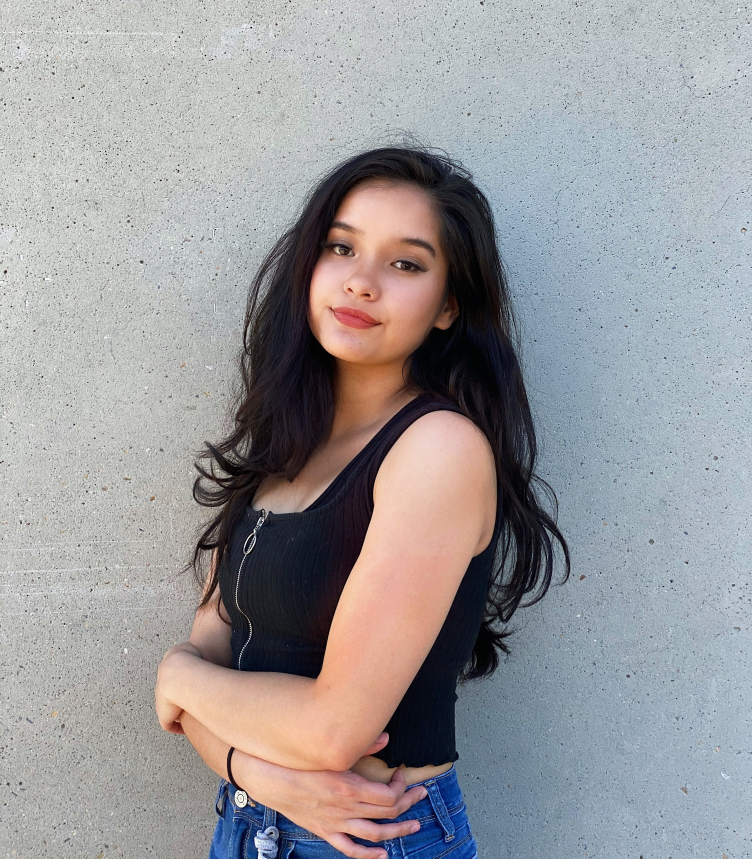
#> input picture mary.jpg, 3007 x 3436 px (shown at 1/4 size)
$ python main.py
#> lines starting #> are read from the running program, lines starting #| are printed output that depends on the picture; after the words box and inside, x2 and y2 are one past the last pixel; in counts of white or black regions, pixels touching at a corner belong together
import numpy as np
import cv2

filename = 'mary.jpg'


def resizeImage(image):
    scale_ratio = 0.3
    width = int(image.shape[1] * scale_ratio)
    height = int(image.shape[0] * scale_ratio)
    new_dimensions = (width, height)
    resized = cv2.resize(image,  new_dimensions, interpolation=cv2.INTER_AREA)

    return resized


def findCountours(image):

    contoured_image = image
    gray = cv2.cvtColor(contoured_image, cv2.COLOR_BGR2GRAY)
    edged = cv2.Canny(gray, 30, 100)
    contours, hierarchy = cv2.findContours(edged,
                                           cv2.RETR_EXTERNAL, cv2.CHAIN_APPROX_NONE)
    cv2.drawContours(contoured_image, contours,
                     contourIdx=-1, color=1, thickness=1)
    # cv2.imshow('Image after countouring', contoured_image)
    cv2.waitKey(0)
    cv2.destroyAllWindows()

    return contoured_image


def ColorQuantization(image, K=4):
    Z = image.reshape((-1, 3))
    Z = np.float32(Z)
    criteria = (cv2.TERM_CRITERIA_EPS +
                cv2.TERM_CRITERIA_MAX_ITER, 10000, 0.0001)
    compactness, label, center = cv2.kmeans(
        Z, K, None, criteria, 1, cv2.KMEANS_RANDOM_CENTERS)
    center = np.uint8(center)
    res = center[label.flatten()]
    res2 = res.reshape((image.shape))

    return res2


if __name__ == "__main__":

    image = cv2.imread(filename)
#> image is the input picture: shape (3436, 3007, 3); mean B, G, R 155.1, 153.1, 154.3
    resized_image = resizeImage(image)
#> in resizeImage, `resized = cv2.resize(image,  new_dimensions, interpolation=cv2.INTER_A..`:
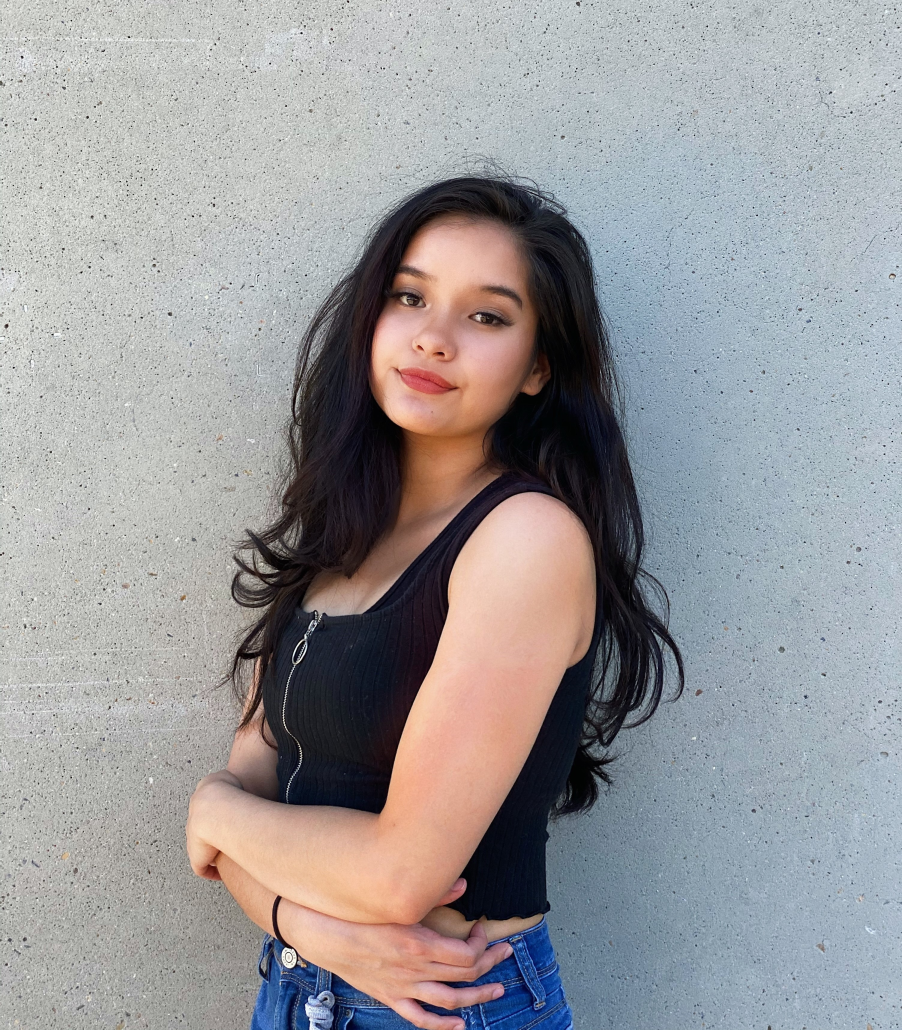
#> resized: shape (1030, 902, 3); mean B, G, R 155.1, 153.1, 154.3
    coloured = ColorQuantization(resized_image)
#> in ColorQuantization, `compactness, label, center = cv2.kmeans( Z, K, None, criteria, 1, cv2...`: compactness = 997642430.3; center = [[119.3, 115.5, 122.6], [170.8, 167, 163.7], [34.18, 24.67, 26.21], [193.7, 196.1, 199]]
#> in ColorQuantization, `center = np.uint8(center)`: center = [[119, 115, 122], [170, 166, 163], [34, 24, 26], [193, 196, 199]]
#> in ColorQuantization, `res2 = res.reshape((image.shape))`:
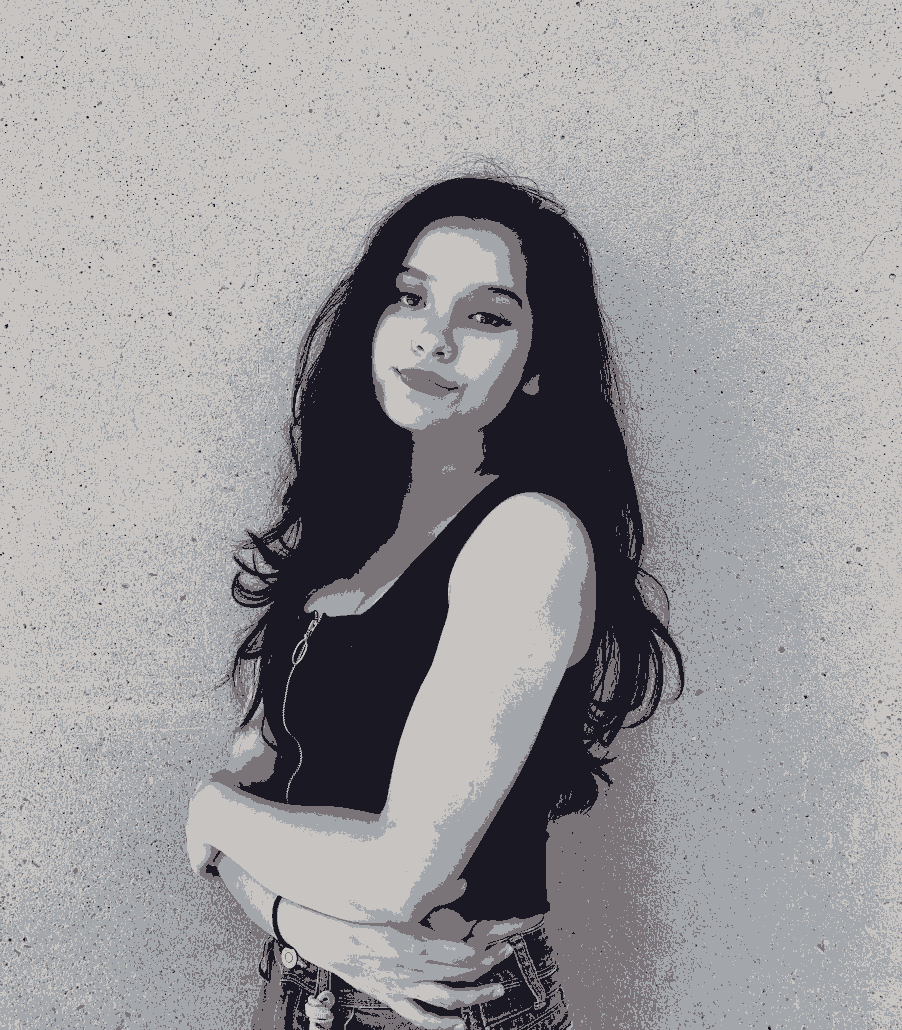
#> res2: shape (1030, 902, 3); mean B, G, R 154.4, 152.6, 154
    contoured = findCountours(coloured)
#> in findCountours, `edged = cv2.Canny(gray, 30, 100)`:
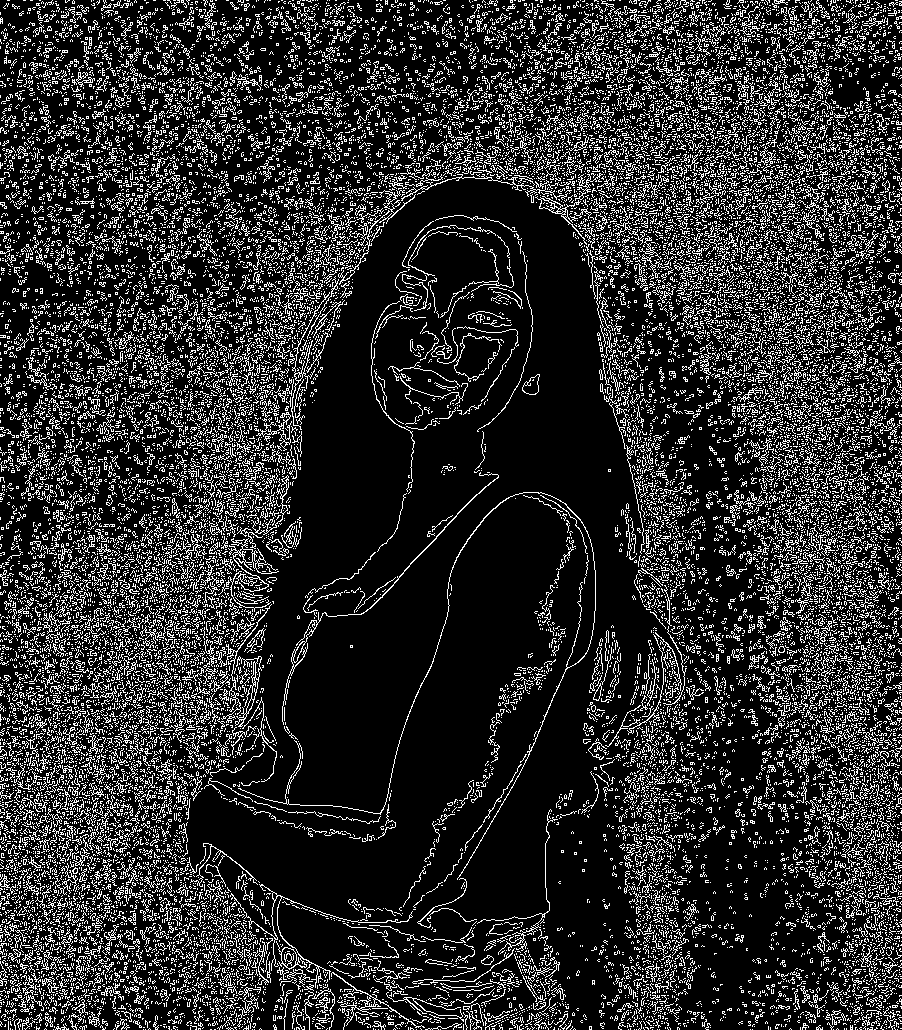
#> edged: shape (1030, 902); 17.7% white in thin lines or dots
#> in findCountours, `contours, hierarchy = cv2.findContours(edged, cv2.RETR_EXTERNAL, cv2.C..`: contours = 23139 contours, 22949 with area under 20; largest, box (x1, y1, x2, y2) and area: (230, 884, 413, 988) 387, (282, 472, 499, 725) 365, (235, 656, 262, 727) 316, (229, 538, 279, 592) 290, (535, 196, 587, 245) 286
#> in findCountours, `cv2.drawContours(contoured_image, contours, contourIdx=-1, color=1, th..`:
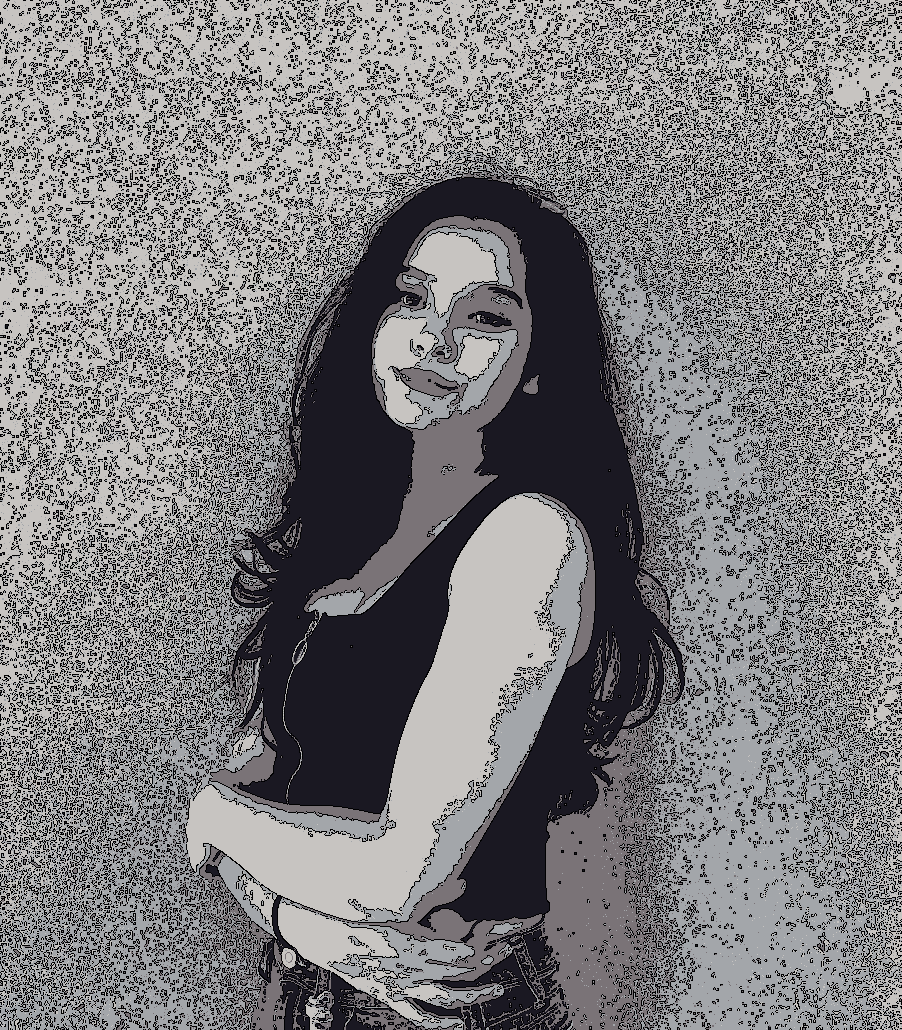
#> contoured_image: shape (1030, 902, 3); 17.55% of pixels changed, all inside (x1, y1, x2, y2) = (0, 0, 902, 1030)
    final_image = contoured
    cv2.imwrite("cartoonized_" + filename, final_image)
    print("Image saved!")

$ run again, with adrian.jpg copied over mary.jpg
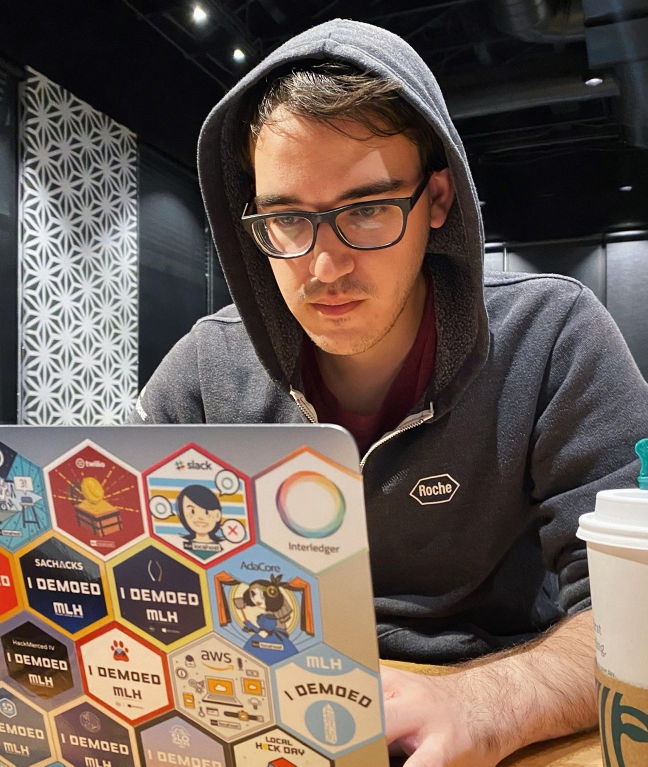
#> input picture adrian.jpg, 1296 x 1533 px (shown at 1/2 size)
#> image is the input picture: shape (1533, 1296, 3); mean B, G, R 85, 93.8, 110.2
#> in ColorQuantization, `compactness, label, center = cv2.kmeans( Z, K, None, criteria, 1, cv2...`: compactness = 296337331.8; center = [[77.95, 115.5, 182.5], [171.5, 187.5, 204.7], [27.6, 27.18, 32.4], [101.8, 102.3, 109.2]]
#> in ColorQuantization, `center = np.uint8(center)`: center = [[77, 115, 182], [171, 187, 204], [27, 27, 32], [101, 102, 109]]
#> in findCountours, `edged = cv2.Canny(gray, 30, 100)`:
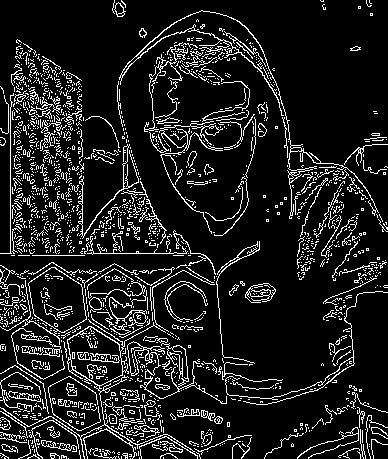
#> edged: shape (459, 388); 12% white in thin lines or dots
#> contours = 1624 contours, 1579 with area under 20; largest, box (x1, y1, x2, y2) and area: (0, 267, 87, 345) 2640, (0, 319, 198, 459) 2532, (127, 341, 227, 404) 422, (119, 10, 379, 219) 298, (245, 283, 276, 303) 295
#> in findCountours, `cv2.drawContours(contoured_image, contours, contourIdx=-1, color=1, th..`:
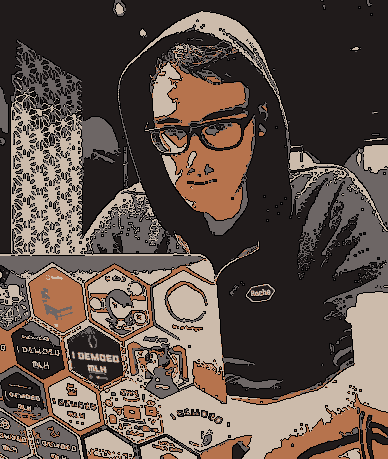
#> contoured_image: shape (459, 388, 3); mean B, G, R 72.2, 79.9, 94
